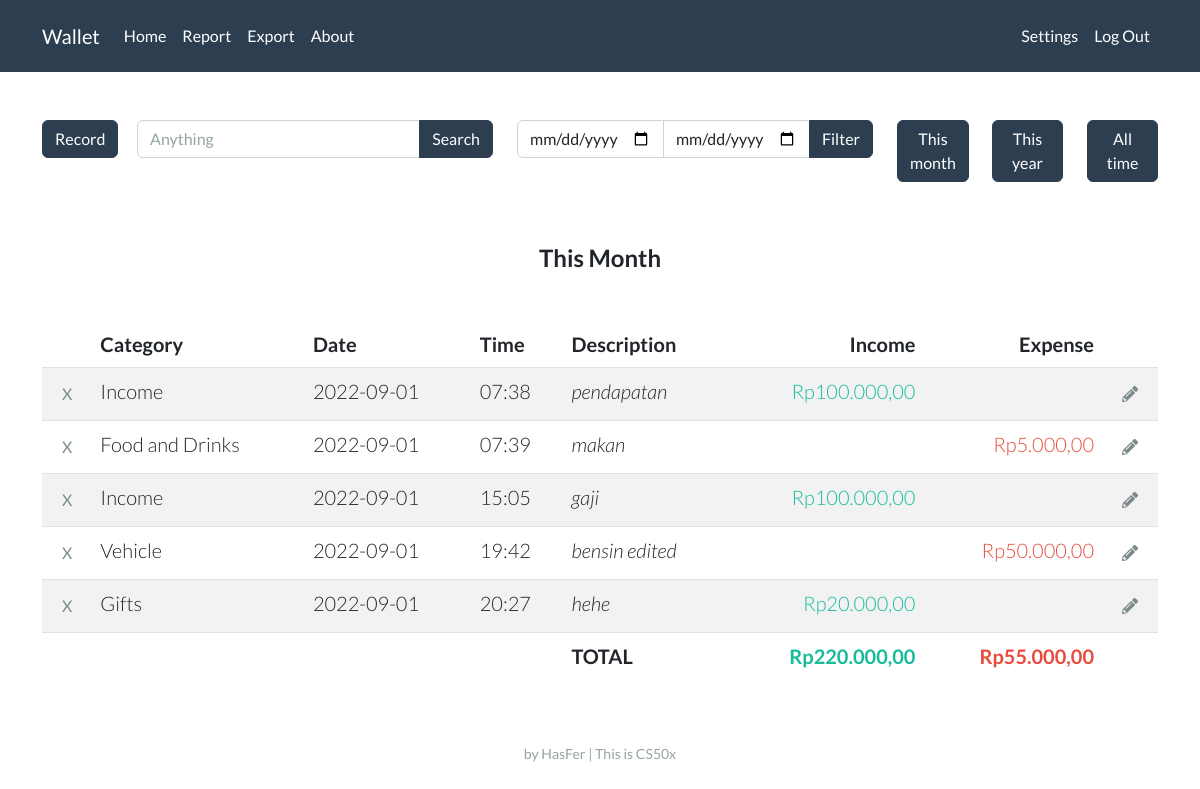
Page / (signed in) on the earlier database version.
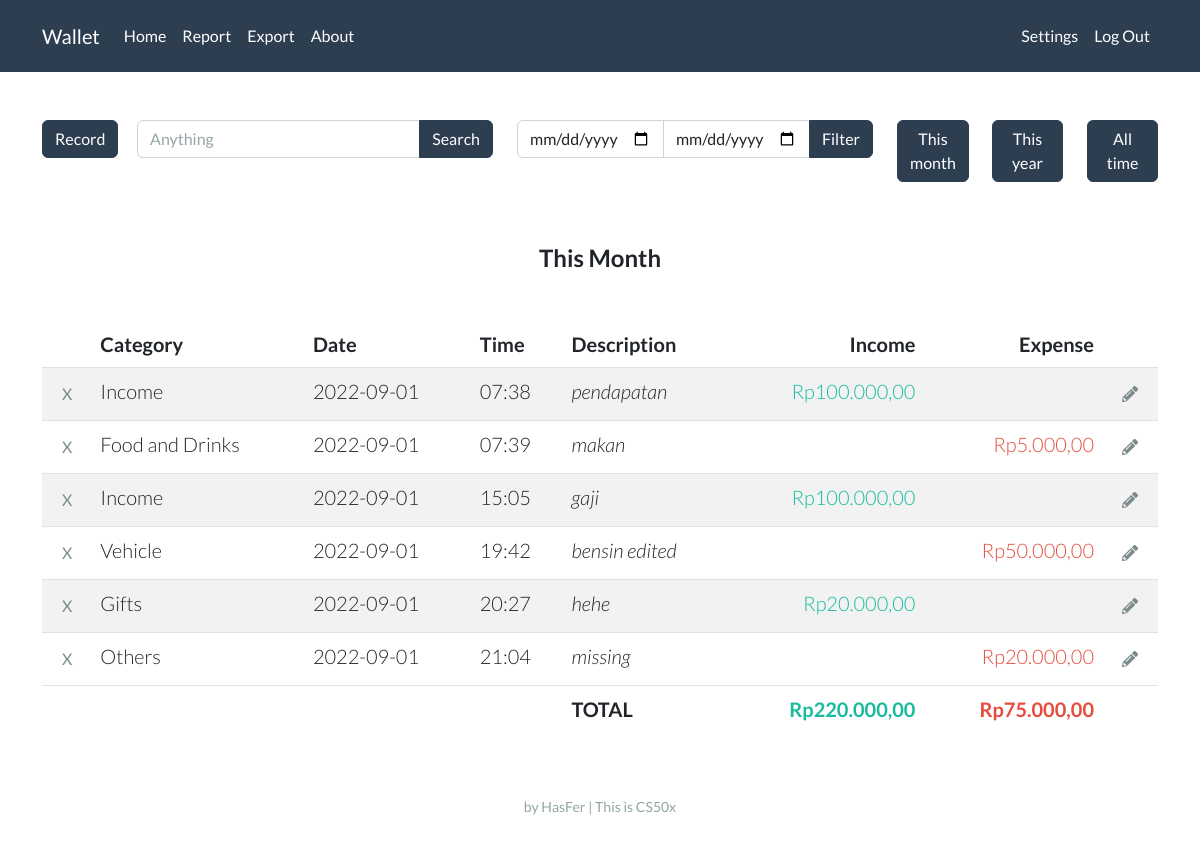
Same page on the later database version.
### tables this page shows
CREATE TABLE records (
                id INTEGER,
                user_id INTEGER,
                account_name TEXT,
                account_category TEXT,
                date NUMBER,
                time NUMBER,
                description TEXT, amount REAL, random_id TEXT,
                PRIMARY KEY(id),
                FOREIGN KEY(user_id) REFERENCES users(id)
                );

### app.py (the view, shortened to what this page needs)
@app.route("/", methods=["GET", "POST"])
def index():
    if session.get("user_id") is None:
        return render_template("index.html")
    con, cur = connect_db()
    if request.method == "GET":
        year_now = str(datetime.now().year)
        month_now = str(datetime.now().month)
        date_filter = year_now + '%' + month_now + '%'
        label = 'This Month'
    if request.form.get('filter_btn') == 'between':
        res = cur.execute("SELECT * FROM records WHERE user_id = ? AND date BETWEEN ? AND ?",
                          (session["user_id"], start_date, end_date))
    elif request.form.get('search_btn') == 'search_btn':
        res = cur.execute("SELECT * FROM records WHERE user_id = ? AND (account_name LIKE ? OR description LIKE ?)",
                          (session["user_id"], f"%{keyword}%", f"%{keyword}%"))
    else:
        res = cur.execute("SELECT * FROM records WHERE user_id = ? AND date LIKE ?", (session["user_id"], date_filter))
    res = list(res)
    income = 0
    expense = 0
    for i in res:
        if i[3] == 'Income':
            income += i[7]
        else:
            expense += i[7]
    records = []
    for i in res:
        i = list(i)
        i[7] = idr(i[7])
        records.append(i)
    income = idr(income)
    expense = idr(expense)
    income_list, expense_list = account_name_list()
    default_selected = "selected"
    print(income_list)
    con.close()
    return render_template("home.html", records=records, income=income, expense=expense, label=label, date_now=get_date_now(), time_now=get_time_now(), income_list=income_list, expense_list=expense_list, default_selected=default_selected)

### helpers.py (called while the page is built)
def connect_db(db="wallet.db"):
    con = sqlite3.connect(db)
    cur = con.cursor()
    return con, cur

def idr(value):
    value = f"Rp{value:,.2f}"
    rupiah = value.replace(".", "#")
    rupiah = rupiah.replace(",", ".")
    rupiah = rupiah.replace("#", ",")
    return rupiah

def get_date_now():
    now = datetime.now()
    day = now.day
    if day < 10:
        day = f"0{day}"
    month = now.month
    if month < 10:
        month = f"0{month}"
    year = now.year
    date_now = f"{year}-{month}-{day}"
    return date_now

def get_time_now():
    now = datetime.now()
    hour = now.hour
    if hour < 10:
        hour = f"0{hour}"
    minute = now.minute
    if minute < 10:
        minute = f"0{minute}"
    time_now = f"{hour}:{minute}"
    return time_now

def account_name_list(selected=''):
    con, cur = connect_db()
    res = cur.execute("SELECT * FROM account")
    income_list = []
    expense_list = []
    for i in res:
        if i[0] == 'Income':
            if i[1] == selected:
                income_list.append([i[1], 'selected'])
            else:
                income_list.append([i[1], ''])
        else:
            if i[1] == selected:
                expense_list.append([i[1], 'selected'])
            else:
                expense_list.append([i[1], ''])
    con.close()
    return income_list, expense_list

### templates/home.html (shortened to what this page needs)
{% extends "layout.html" %}
{% block main %}
<div class="row">
    <div class="col-lg-1">
        <button type="button" class="btn btn-primary mb-3" data-bs-toggle="collapse" data-bs-target="#demo">Record</button>
    </div>
        <div class="col-lg-4">
            <form action="/" method="post">
                <div class="input-group mb-3">
                    <input name="search_vield" type="text" class="form-control" placeholder="Anything" aria-label="Search" aria-describedby="button-addon2">
                    <button name="search_btn" value="search_btn" class="btn btn-primary" type="submit" id="button-addon2">Search</button>
                </div>
            </form>
        </div>
    <div class="col-lg-4">
        <form action="/" method="post">
            <div class="input-group mb-3">
                <input name="start_date" type="date" class="form-control">
                <input name="end_date" type="date" class="form-control">
                <button name="filter_btn" value="between" class="btn btn-primary" type="submit" id="button-addon2">Filter</button>
            </div>
        </form>
    </div>
    <div class="col-lg-1 mb-3">
        <button class="btn btn-primary mb-3" onclick="window.location.href=window.location.href;">This month</button>
    </div>
    <div class="col-lg-1 mb-3">
        <form action="/" method="post">
            <button name="filter_btn" value="thisyear" type="submit" class="btn btn-primary mb-3">This year</button>
    </div>
    <div class="col-lg-1 mb-3">
            <button name="filter_btn" value="alltime" type="submit" class="btn btn-primary mb-3">All time</button>
    </div>
</div>
<br>
<h4 class="mb-5 fw-bold">{{ label }}</h4>
<table class="table table-striped">
    <thead>
        <tr>
            <th style="width:1%;"></th>
            <th class="text-start">Category</th>
            <th class="text-start">Date</th>
            <th class="text-start">Time</th>
            <th class="text-start">Description</th>
            <th class="text-end">Income</th>
            <th class="text-end">Expense</th>
            <th style="width:1%;"></th>
        </tr>
    </thead>
    <tbody>
        {% for record in records %}
        <tr>
            <td>
                <form action="/delete" method="post">
                    <input class="btn btn-outline-dark border-0" type="submit" value="X" title="Delete">
                </form>
            </td>
            <td class="text-start">{{ record[2] }}</td>
            <td class="text-start">{{ record[4] }}</td>
            <td class="text-start">{{ record[5] }}</td>
            <td class="text-start"><em>{{ record[6] }}</em></td>
            <td class="text-end text-success">{% if record[3] in "Income" %}{{ record[7] }}{% endif %}</td>
            <td class="text-end text-danger">{% if record[3] not in "Income" %}{{ record[7] }}{% endif %}</td>
            <td>
                <form action="/edit" method="post">
                    <button class="btn btn-outline-dark border-0" type="submit" title="Edit">
                    </button>
                </form>
            </td>
        </tr>
        {% endfor %}
    </tbody>
    <tfoot>
        <tr>
            <td class="border-0"></td>
            <td class="border-0"></td>
            <td class="border-0"></td>
            <td class="border-0"></td>
            <td class="border-0 fw-bold text-start">TOTAL</td>
            <td class="border-0 fw-bold text-end text-success">{{ income }}</td>
            <td class="border-0 fw-bold text-end text-danger">{{ expense }}</td>
            <td class="border-0"></td>
        </tr>
    </tfoot>
</table>
{% endblock %}

### templates/layout.html (shortened to what this page needs)
<!DOCTYPE html>
<html lang="en">
<head>
    <link rel="stylesheet" href="/static/light.css">
</head>
<body>
    <nav class="navbar navbar-expand-lg navbar-dark bg-primary">
        <div class="container">
            <a class="navbar-brand" href="/">Wallet</a>
            <div class="collapse navbar-collapse" id="navbarColor01">
                {% if session["user_id"] %}
                <ul class="navbar-nav me-auto">
                    <li class="nav-item"><a class="nav-link" href="#">Home</a></li>
                    <li class="nav-item"><a class="nav-link" href="#">Report</a></li>
                    <li class="nav-item"><a class="nav-link" href="#">Export</a></li>
                    <li class="nav-item"><a class="nav-link" href="#">About</a></li>
                </ul>
                <ul class="navbar-nav ms-auto">
                    <li class="nav-item"><a class="nav-link" href="/settings">Settings</a></li>
                    <li class="nav-item"><a class="nav-link" href="/logout">Log Out</a></li>
                </ul>
                {% endif %}
            </div>
        </div>
    </nav>
    <main class="container py-5 lead text-center">
        {% block main %}{% endblock %}
    </main>
    <footer class="mb-5 small text-center text-muted">
        by HasFer | This is CS50x
    </footer>
</body>
</html>

Differences in the rows shown:
added records: account_name "Others", date "2022-09-01", time "21:04", description "missing", amount "Rp20.000,00"
Other differences:
{{ expense }}: "Rp55.000,00" → "Rp75.000,00"
